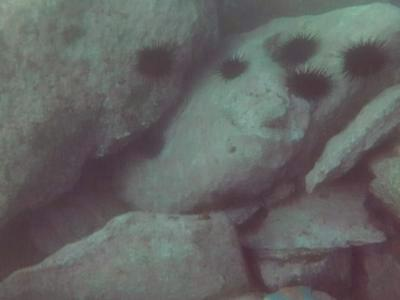
#> input picture color_balanced_images/B_701.jpg, 400 x 300 px; its folder holds only this picture in this run
$ jupyter execute underwaterImage_Restoration_Enhancement.ipynb
#> lines starting #> are read from the running program, lines starting #| are printed output that depends on the picture
[cell 1]
from PIL import Image,ImageEnhance
import numpy as np
import os
import glob
import matplotlib.pyplot as plt
import matplotlib.image as mpimg
import cv2
from skimage.metrics import structural_similarity as ssim

COLOR BALANCE

[cell 2]
def color_balance(inpath):
    outpath=r'C:\Users\ardenus\Downloads\color_balanced_images'
    filenames = glob.glob(inpath+"\*.*")
    for f in filenames:
        file,ext=os.path.splitext(f)
        image = Image.open(file+ext)
        plt.imshow(mpimg.imread(file+ext))
        plt.show()
        img_arr = np.array(image)
        print(np.shape(img_arr))
        arr_mean = np.mean(img_arr,axis=(0,1))
        print(f'[{file},R={arr_mean[0]},G={arr_mean[1]},B={arr_mean[2]}]')

        img_avg = sum(arr_mean)/3

        print(img_avg) # average of 3 channels average
        for i in range(len(arr_mean)):
            arr_mean[i]=int(img_avg-arr_mean[i])

        print(arr_mean) # difference between average of 3 channels average and average of each channel
        for y in range(image.height):
            for x in range(image.width):
                r,g,b=image.getpixel((x,y))
        #print(arr_mean)
                r=int(r+arr_mean[0])
                g=int(g+arr_mean[1])
                b=int(b+arr_mean[2])
                image.putpixel((x,y),(r,g,b))
        save_file_name = os.path.join(outpath,os.path.basename(file)+ext)
        image.save(save_file_name)
        plt.imshow(mpimg.imread(save_file_name))
        plt.show()
        #image.show()
        image_array = np.array(Image.open(save_file_name))
        mean = np.mean(image_array,axis=(0,1))
        print("color balanced image mean",mean)

CONTRAST ENHANCEMENT

[cell 3]
def imageContrast(inpath):
    outpath=r'C:\Users\ardenus\Downloads\contrast_optimized_images'
    filenames = glob.glob(inpath+"\*.*")
    for f in filenames:
        file,ext = os.path.splitext(f)
        image = Image.open(file+ext)
#> image is the input picture: PIL image 400x300 RGB; mean R, G, B 99.7, 100.6, 99.2
        print("BEFORE CONTRASTING THE IMAGE")
        plt.imshow(mpimg.imread(file+ext))
        plt.show()
        contrasted_image = ImageEnhance.Contrast(image)
        image = contrasted_image.enhance(3.5)
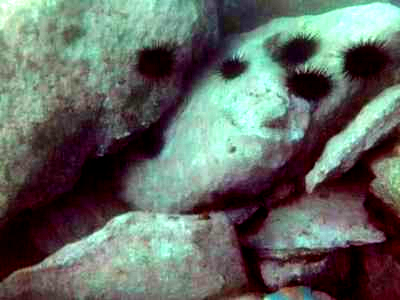
#> image: PIL image 400x300 RGB; mean R, G, B 98.6, 106, 99.2
        save_file_name = os.path.join(outpath,os.path.basename(file)+ext)
        image.save(save_file_name)
        print("AFTER CONTRASTING THE IMAGE")
        plt.imshow(mpimg.imread(save_file_name))
        plt.show()
        #image.save(os.path.join(outpath,os.path.basename(file)+ext))


        #image.show()


$ run again, on color_balanced_images/Img1.png
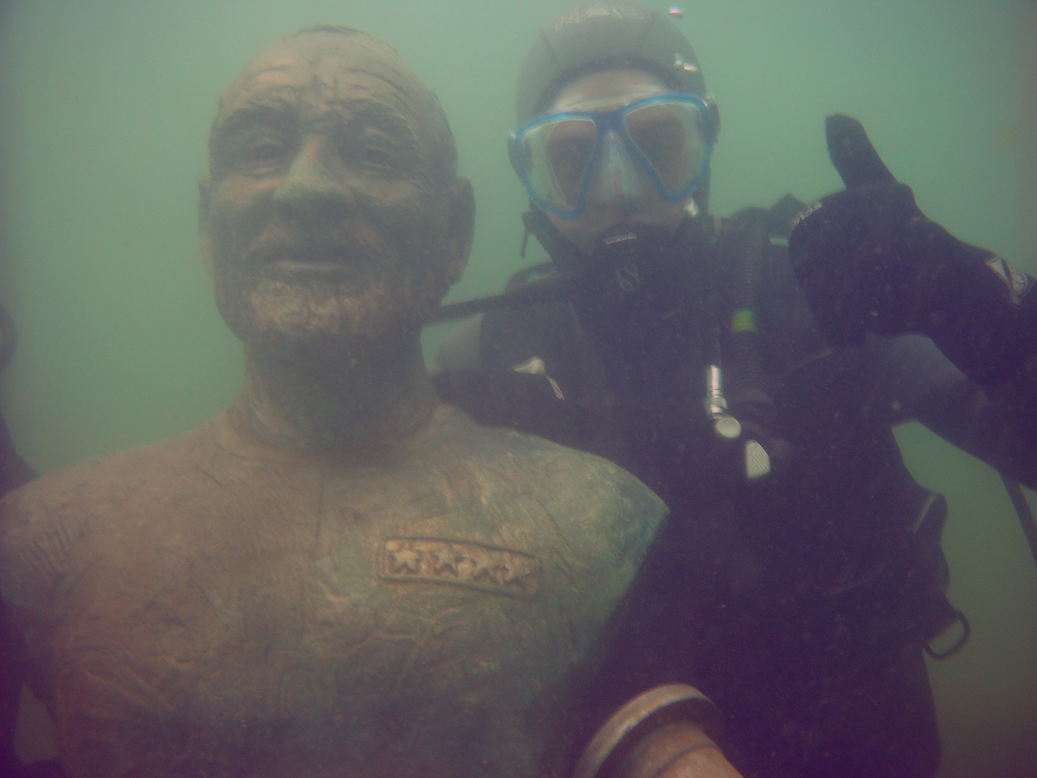
#> input picture color_balanced_images/Img1.png, 1037 x 778 px
#> in imageContrast, image is the input picture: PIL image 1037x778 RGB; mean R, G, B 97.9, 98.3, 97.9
#> in imageContrast, `image = contrasted_image.enhance(3.5)`:
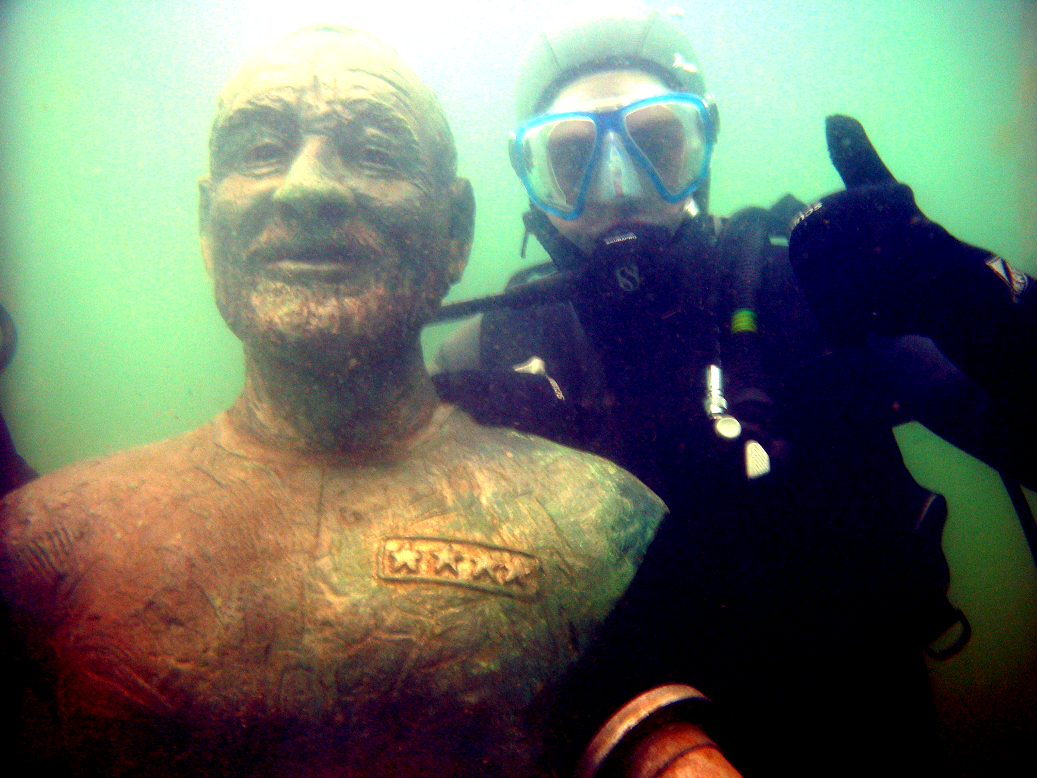
#> image: PIL image 1037x778 RGB; mean R, G, B 102.7, 111.3, 98.2

$ run again, on color_balanced_images/blue_99.jpg
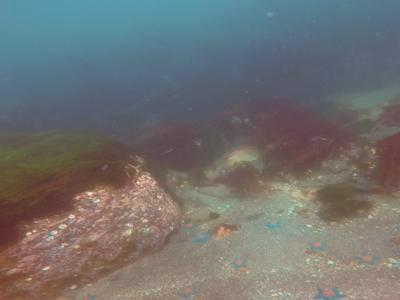
#> input picture color_balanced_images/blue_99.jpg, 400 x 300 px
#> in imageContrast, image is the input picture: PIL image 400x300 RGB; mean R, G, B 112.8, 113.4, 112.7
#> in imageContrast, `image = contrasted_image.enhance(3.5)`:
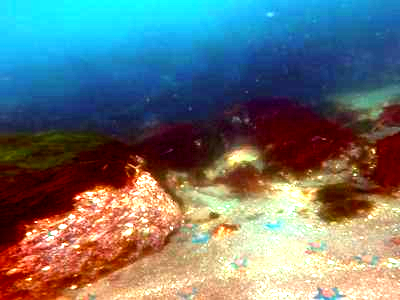
#> image: PIL image 400x300 RGB; mean R, G, B 107.9, 115.9, 116.6
#> in imageContrast, `plt.show()`:
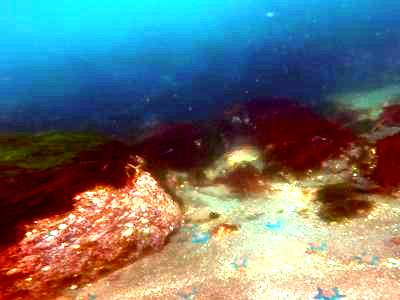
#> shown: shape (300, 400, 3); mean R, G, B 107.1, 115.9, 117
